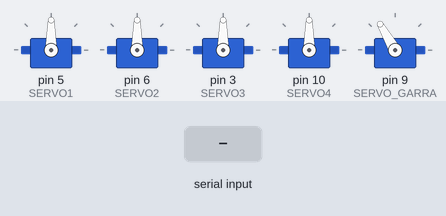
Recording of a sketch running on a simulated Arduino Uno, built with avr-gcc and run on an emulated ATmega328P. Shown: 5 × servo. The test bench sets the inputs (shaded band). What the sketch prints to the serial monitor is not drawn.

Above: at 10.9 s.
11.0 s: "90,45\n" received over Serial
At 12.8 s:
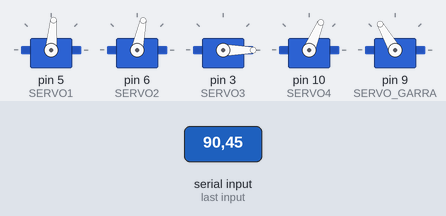
13.5 s: "30,150\n" received over Serial
At 15.7 s:
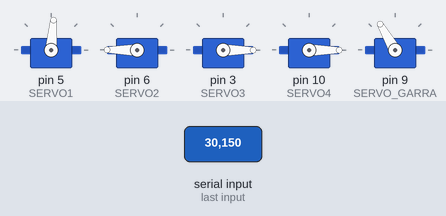
16.0 s: "200\n" received over Serial
At 17.4 s:
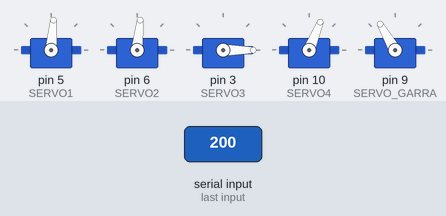
18.5 s: "1\n" received over Serial
At 20.7 s:
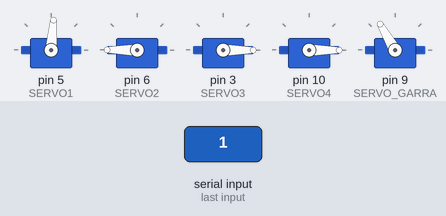
21.0 s: "90\n" received over Serial
At 23.0 s:
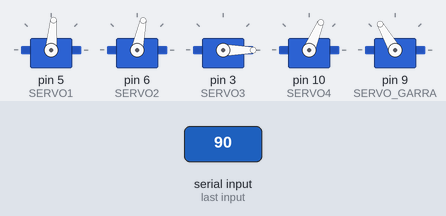
Timing chart, 0 to 24.5 s (numbered marks = the images above; inputs shaded):
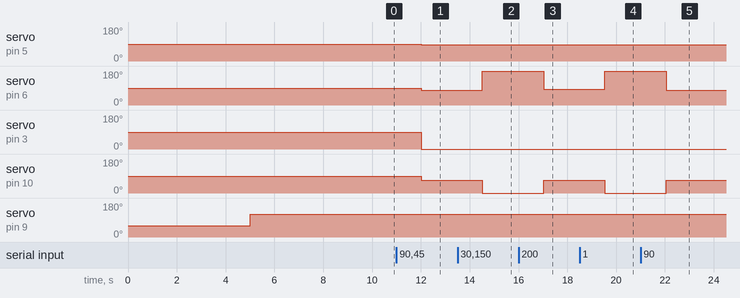

The sketch:

Control_Definitivo.ino
```cpp
/*///////////////////////////////////////////////////////////////////////////////////
                                   INCLUDES
///////////////////////////////////////////////////////////////////////////////////*/

#include <Servo.h> //Librería para controlar los servos
#include <SoftwareSerial.h> //Hay que añadirla a la carpeta correspondiente
//SoftwareSerial BT(10,11);

/*///////////////////////////////////////////////////////////////////////////////////
                                   DEFINES
///////////////////////////////////////////////////////////////////////////////////*/

//Pines de cada servo
#define SERVO1 5
#define SERVO2 6
#define SERVO3 3
#define SERVO4 10
#define SERVO_GARRA 9

//Longitudes para el modelo del robot
#define L0 0.11
#define L1 0
#define L2 0.105
#define L3 0.133
#define L4 0.043

//Offset con respecto a los ejes dextrogiros para el modelo del robot
#define OFFSET1 85
#define OFFSET2 165
#define OFFSET3 110
#define OFFSET4 120
#define GARRA 0.1

//Para comodidad de programación
#define pi PI

//Para optimizacion del movimiento del robot
#define t_grado 10  //Tiempo que tarda un servo en moverse un grado (ms)


/*///////////////////////////////////////////////////////////////////////////////////
                            DECLARACION DE OBJETOS
///////////////////////////////////////////////////////////////////////////////////*/
Servo servo1;
Servo servo2;
Servo servo3;
Servo servo4;
Servo servo_garra;


/*///////////////////////////////////////////////////////////////////////////////////
                            DECLARACION DE VARIABLES GLOBALES
///////////////////////////////////////////////////////////////////////////////////*/

//Vectores de posiciones
String pos[10]={"1040.0","0","0.11"}; //Posicion en string, recien recibida de BT, sin conversiones. Inicializada para evitar que se empiece fuera de rango
float POS_ant[10];  //Variable para calcular la articulacion que tardara mas en llegar a su referencia y optimizar el tiempo real
float POS[10]={0.34,0,0.11};  //Posicion recibida ya convertida, inicializada para evitar que se empiece fuera de rango
//float POS[10] = {0.38099999, 0, 0.11}; //POSICIÓN ROBOT RECTO, HOME
float q[10];  //Vector de posiciones articulares para cada servomotor

//Bandera para comunicacion con BT
bool flag = true; //Define cuando el robot esta listo para recibir una nueva posicion de la app

//Estado de la FSM del main
int estado = 1;

//Para calcular el tiempo de movimiento
float q_ant[10];  //Angulos anteriores de cada servo

bool inicio=true; //Para secuencia de apertura y agarre del rotulador


/*///////////////////////////////////////////////////////////////////////////////////
                            FUNCIONES
///////////////////////////////////////////////////////////////////////////////////*/

//mueve_robot-->Una vez calculado el angulo que debe girar cada servo, actuamos sobre los motores
void mueve_robot(float q[])
{
  int i, j, l; //Contador para el bucle
  float q_max = 0.; //Maximo angulo girado para llegar al punto
  unsigned int tiempo;  //Tiempo estimado en el que se alcanza el punto
  //Restringimos y mapeamos
  for (i = 0; i < 4; i++)
  {
    q[i] = constrain(q[i], 0, 180);
    q_max = max(abs(q[i] - q_ant[i]), q_max); //Se coge el angulo maximo que se va a girar para dibujar ese punto
  }
  for (j = 0; j < 4; j++)
  {
    q_ant[j] = q[j]; //Guardamos el valor anterior para calcular el angulo recorrido en el siguiente punto
  }
  tiempo = q_max * t_grado * 1.1; //El tiempo que se tardara en dibujar a un punto, ie, en llegar a una posicion será el tiempo mas grande de cada articulacion, con un margen de seguridad

  //Actuamos sobre los servomotores
  servo1.write(q[0]);
  servo2.write(q[1]);
  servo3.write(q[2]);
  servo4.write(q[3]);

  delay(tiempo);  //Damos tiempo para que se ejecute el movimiento con el delay que se ha calculado previamente. Esta optimizacion logra que el funcionamiento del robot sea en tiempo real.
}

//convierte grados-->Convierte cada angulo de giro de servo de radianes (Cinematica inversa) a grados (funcion de giro de servos), ademas de añadirle el offset de cada eje
void convierte_grados(float q[])
{
  int i;
  int offset[] = {OFFSET1, OFFSET2, OFFSET3, OFFSET4};  //Para optimizacion de codigo metemos los offsets en un vector
  for (i = 0; i < 4; i++)
  {
    q[i] = (q[i] * 180.0) / pi; //Conversion de radianes a grados
    //Añadimos el offset
    if(i==1 || i==3)            //Los angulos q2 y q4, debido al planteamiento del modelo del robot, aumentan en el otro sentido
      q[i] = -q[i]+offset[i];
    else
      q[i] += offset[i];
  }
}

//MCI-->Modelo cinematico inverso del robot, dada una posicion a la que se desea llevar el efector del robot, calcula el angulo que debe girar cada servomotor
void MCI (float POS[])
{
  float modu, u[2], auxx, auxy, x, x1, y, y1, z, d, r, alpha, beta, gamma, q1, q2, q3, q4, q5; // Definición de las variables necesarias
  x1 = POS[0]; y1 = POS[1]; z = POS[2] - L0;    // Archivo el vector de inicio en las variables correspondientes

  modu = fabs(sqrt(pow(x1, 2) + pow(y1, 2)));
  u[0] = x1 / modu; u[1] = y1 / modu;
  auxx = (modu - GARRA - L4) * u[0];
  auxy = (modu - GARRA - L4) * u[1];
  u[0] = auxx; u[1] = auxy;
  x = u[0]; y = u[1];                          // Nos situamos en la conexión de la garra con el brazo

  r = sqrt(pow(x, 2) + pow(y, 2));            // Cálculo  de la distancia reflejada en el plano XY
  d = sqrt(pow(r, 2) + pow(z, 2));            // Cálculo la distancia en línea recta desde la base hasta el extremo del posicionador

  alpha = atan(z / fabs(r));     // Ángulo auxiliar alpha
  beta =  atan(sqrt(1 - pow((pow(d, 2) + pow(L2, 2) - pow(L3, 2)) / (2 * d * L2) , 2)) / ((pow(d, 2) + pow(L2, 2) - pow(L3, 2)) / (2 * d * L2 )));
  gamma = acos((pow(L3,2)+pow(L2,2)-pow(d,2))/(2*L2*L3));
  q2 = alpha + beta;                  // Articulación 2
  q3 = gamma-pi;                         // Articulación 3
  q1 = atan(y / x); // Articulación 1, que depende de las anteriores
  q4 = -q2 - q3; // Articulación 4 que controla la rotación respecto al eje perpendicular a la garra en la sujeción (mantenemos en horizontal)
  q[0] = q1; q[1] = q2; q[2] = q3; q[3] = q4;    // Exportamos las articulaciones en un vector q[], declarado globalmente
  //Convertimos al formato que entienden los servos, offsets incluidos
  convierte_grados(q);

}

//recibe_BT-->Funcion que recibe las coordenadas a pintar desde la app de Android
void recibe_BT()
{
  int a;  //Variable para bucles
  //NOTA: Arduino maneja internamente la creación de PWMs a través del puerto serie, por ello es necesario cerrar la comunicacion BT con la app siempre que no sea necesaria.
  Serial.begin(9600); //Abrimos la comunicacion serie por BT
  Serial.println("T");  //Enviamos un enable para indicar que el robot esta listo para recibir
  delay(50);  //Tiempo de apertura de comunicacion y envio del enable, en ms.
  if(Serial.available()){ //Al recibir un dato
    for(a=0;a<2;a++){ //Se recibe cada vez un punto completo, con sus coordenadas x e y.
      pos[a]=Serial.readStringUntil('\n');  //Por protocolo interno de comunicacion, \n define el fin de una coordenada y el inicio de la siguiente
     estado=2;  //Para la FSM
      }
    Serial.end(); //Cerramos la comunicacion serie para no interferir
  }
  for (a = 0; a < 2; a++){ //Pasamos el string a float
        POS[a] = pos[a].toFloat();
   }
   //Convertimos las posiciones referidas al plano de dibujo de la app a las coordenadas fisicas del folio
   POS[0]=map(POS[0],30,1050,2240,3400)/10000.0;
   POS[1]=map(POS[1],-710,710,-1485,1485)/10000.0;
   POS[2]=0.11; //Eje z, en realidad es booleano, ie, o levantado o apoyado.
}

//abre_garra-->Comando que abre automaticamente la garra del robot
void abre_garra()
{
  int valor = 60; //Posicion de garra abierta, sin chocar con nada
  servo_garra.write(valor);
}

//cierra_garra-->Comando que cierra automaticamente la garra del robot
void cierra_garra()
{
  int valor = 120;  //Posicion de garra cerrada, sin ejercer demasiada fuerza sobre el soporte del rotulador
  servo_garra.write(valor);
}

/*///////////////////////////////////////////////////////////////////////////////////
                                SETUP
///////////////////////////////////////////////////////////////////////////////////*/

void setup() {
  // put your setup code here, to run once:
  servo1.attach(SERVO1);
  servo2.attach(SERVO2);
  servo3.attach(SERVO3);
  servo4.attach(SERVO4);
  servo_garra.attach(SERVO_GARRA);
  Serial.begin(9600);

/*///////////////////////////////////////////////////////////////////////////////////
                                MAIN
///////////////////////////////////////////////////////////////////////////////////*/
}
void loop() {
  //Secuencia inicial de apertura y agarre de rotulador
  if(inicio)
    {
      abre_garra();
      delay(5000);
      cierra_garra();
      delay(5000);
      inicio=false;
    }
    //Tras la ejecucion inicial de la rutina anterior, la garra permanecera cerrada constantemente
  cierra_garra();
  //FSM
  switch(estado)
{
  case 1: //Recibimos los datos desde la app
    recibe_BT();
    flag=false;
    break;

  case 2: //Cinematica inversa del brazo
    MCI(POS);
    estado++;
    break;
  case 3: //Transformamos las coordenadas cartesianas en movimiento para las articulaciones
    mueve_robot(q);
    flag=true;
    estado=1;
    break;
    }
}
```

Measured:
- after the input at 11.0 s, servo on pin 5 (SERVO1): 90° → 85° after 1.0 s; servo on pin 6 (SERVO2): 90° → 78° after 1.0 s; servo on pin 3 (SERVO3): 90° → 0° after 1.0 s; servo on pin 10 (SERVO4): 90° → 67° after 1.0 s
- after the input at 13.5 s, servo on pin 6 (SERVO2): 78° → 180° after 1.0 s; servo on pin 10 (SERVO4): 67° → 0° after 1.0 s
- after the input at 16.0 s, servo on pin 6 (SERVO2): 180° → 84° after 1.0 s; servo on pin 10 (SERVO4): 0° → 68° after 1.0 s
- after the input at 18.5 s, servo on pin 6 (SERVO2): 84° → 180° after 1.0 s; servo on pin 10 (SERVO4): 68° → 0° after 1.0 s
- after the input at 21.0 s, servo on pin 6 (SERVO2): 180° → 78° after 1.0 s; servo on pin 10 (SERVO4): 0° → 67° after 1.0 s
